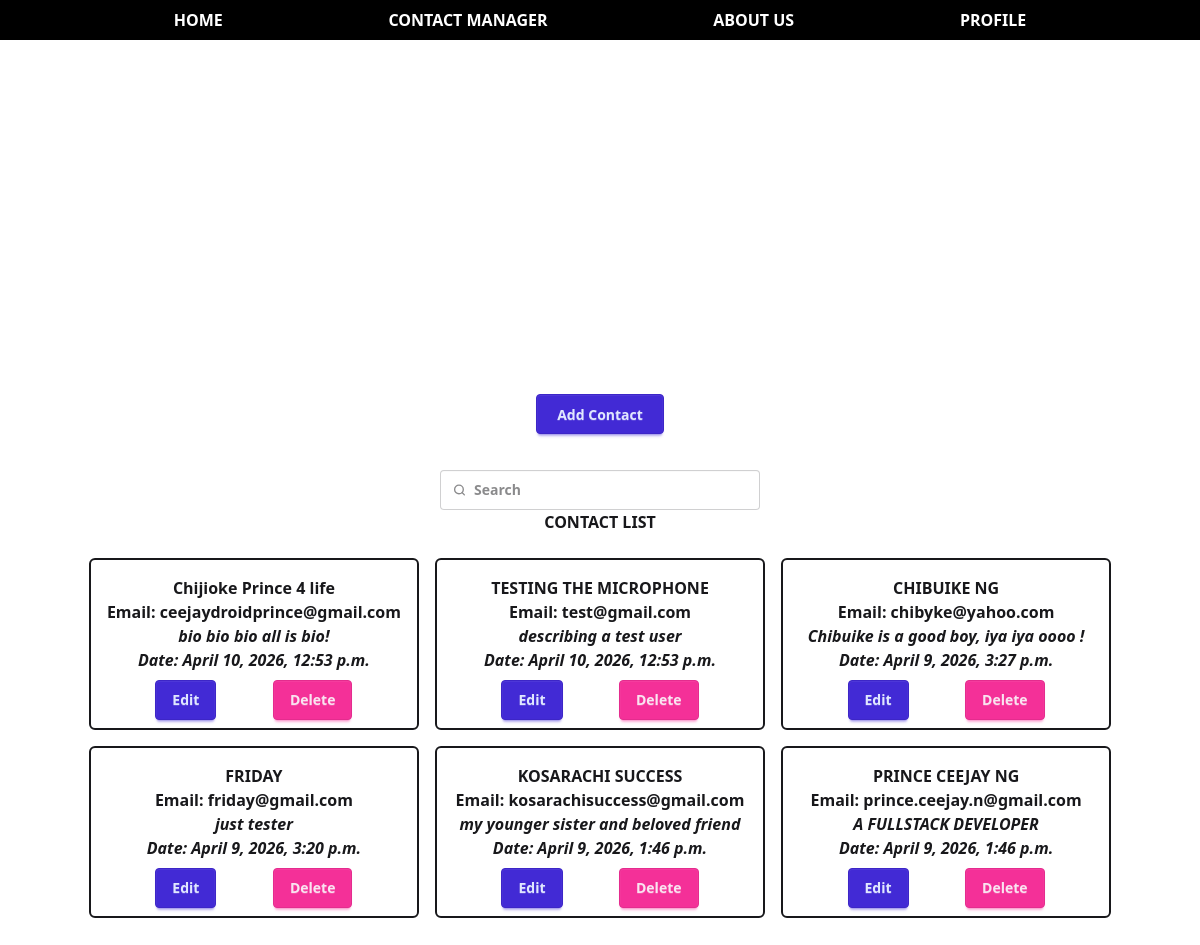
/manager/ (signed in), run on the app's committed database.
### manager/models.py (models this page shows)
class Manager(models.Model):
    name = models.CharField()
    email = models.EmailField()
    bio = models.TextField()
    date_created = models.DateTimeField(auto_now_add=True)
    user = models.ForeignKey(User, on_delete=models.CASCADE)

### manager/views.py (the view, shortened to what this page needs)
# urls.py: path('', views.create, name='list_create'),
@login_required(login_url='/admin/')
def create(request):
    contacts = Manager.objects.filter(user=request.user).order_by('-date_created')
    context = {'contacts': contacts}
    return render(request, 'manager/contact-list.html', context)

### templates/manager/contact-list.html (shortened to what this page needs)
{% extends 'base.html' %}
{% block content %}
<div class="flex flex-col justify-center items-center min-w-screen min-h-screen">
   <button
   class="btn btn-primary mb-2 px-5 py-2"
   hx-get="{% url 'get_contact_form' %}"
   hx-swap="innerHTML"
   hx-target="#modal-body"
   hx-on:click="openModal()"
   >Add Contact</button>
    {% include 'manager/partials/search.html' %}
    <h1>CONTACT LIST</h1>
    <div class="mt-4">
        {% if contacts %}
        <ul id="contact-list" class="grid grid-cols-3">
            {% for contact in contacts %}
                {% include 'manager/partials/contact-row.html' %}
            {% endfor %}
        </ul>
    </div>
    {% endif %}
</div>
{% endblock %}

### templates/base.html (shortened to what this page needs)
<!DOCTYPE html>
{% load static %}
<html lang="en">
<head>
    <link href="https://cdn.jsdelivr.net/npm/daisyui@5" rel="stylesheet" type="text/css" />
</head>
<body class="flex flex-col">
    <nav class="flex bg-black text-white font-bold justify-evenly items-center p-2 h-fit">
        {% include 'globals/navbar.html' %}
    </nav>
    <main class="flex flex-col items-center min-h-screen font-bold p-3">
        {% block content %}
        {% endblock %}
    </main>
    <script src="https://cdn.jsdelivr.net/npm/@tailwindcss/browser@4"></script>
</body>
</html>

### templates/globals/navbar.html
<a href="#" class="hover:text-gray-500">HOME</a>
<a href="#" class="hover:text-gray-500">CONTACT MANAGER</a>
<a href="#" class="hover:text-gray-500">ABOUT US</a>
<a href="#" class="hover:text-gray-500">PROFILE</a>

### templates/manager/partials/search.html
<label class="input">
    <svg class="h-[1em] opacity-50" xmlns="http://www.w3.org/2000/svg" viewBox="0 0 24 24">
      <g
        stroke-linejoin="round"
        stroke-linecap="round"
        stroke-width="2.5"
        fill="none"
        stroke="currentColor"
      >
        <circle cx="11" cy="11" r="8"></circle>
        <path d="m21 21-4.3-4.3"></path>
      </g>
    </svg>
    <input
    type="search"
    required placeholder="Search"
    name="search"
    hx-get="{% url 'search' %}"
    hx-trigger="keyup delay:500ms"
    hx-target="#contact-list"
    hx-on::before-request="this.classList.add('opacity-50')"
    hx-on::after-request="this.classList.remove('opacity-50')"
    hx-indicator="#loading"
    />
  </label>

### templates/manager/partials/contact-row.html
<li id="contact-{{ contact.id }}" class="border-2 m-2 p-2 rounded-md">
    <div class="m-2 flex flex-col justify-center items-center">
        <h1>{{ contact.name }}</h1>
       <h2>Email: {{ contact.email }} </h2>
       <p class="italic">{{ contact.bio }}</p>
        <p class="italic">Date: {{ contact.date_created }}</p>
    </div>
    <div class="flex justify-evenly">
        <form
        hx-get="{% url 'update' contact.id %}"
        hx-swap="innerHTML"
        hx-target="#modal-body"
        hx-on:click="openModal()"
        >
            <button class="btn btn-primary">Edit</button>
        </form>
        <form
        hx-delete="{% url 'delete' contact.id %}"
        hx-confirm="Are you sure to delete {{ contact.name }} ?"
        hx-swap="outerHTML"
        hx-target="#contact-{{ contact.id }}"
        >
        <button class="btn btn-secondary"
        >Delete</button>
        </form>
    </div>
</li>

### data on the page
Manager: name "Chijioke Prince 4 life", email "ceejaydroidprince@gmail.com", bio "bio bio bio all is bio!", date_created "April 10, 2026, 12:53 p.m."
Manager: name "TESTING THE MICROPHONE", email "test@gmail.com", bio "describing a test user", date_created "April 10, 2026, 12:53 p.m."
Manager: name "CHIBUIKE NG", email "chibyke@yahoo.com", bio "Chibuike is a good boy, iya iya oooo !", date_created "April 9, 2026, 3:27 p.m."
Manager: name "FRIDAY", email "friday@gmail.com", bio "just tester", date_created "April 9, 2026, 3:20 p.m."
Manager: name "KOSARACHI SUCCESS", email "kosarachisuccess@gmail.com", bio "my younger sister and beloved friend", date_created "April 9, 2026, 1:46 p.m."
Manager: name "PRINCE CEEJAY NG", email "prince.ceejay.n@gmail.com", bio "A FULLSTACK DEVELOPER", date_created "April 9, 2026, 1:46 p.m."
